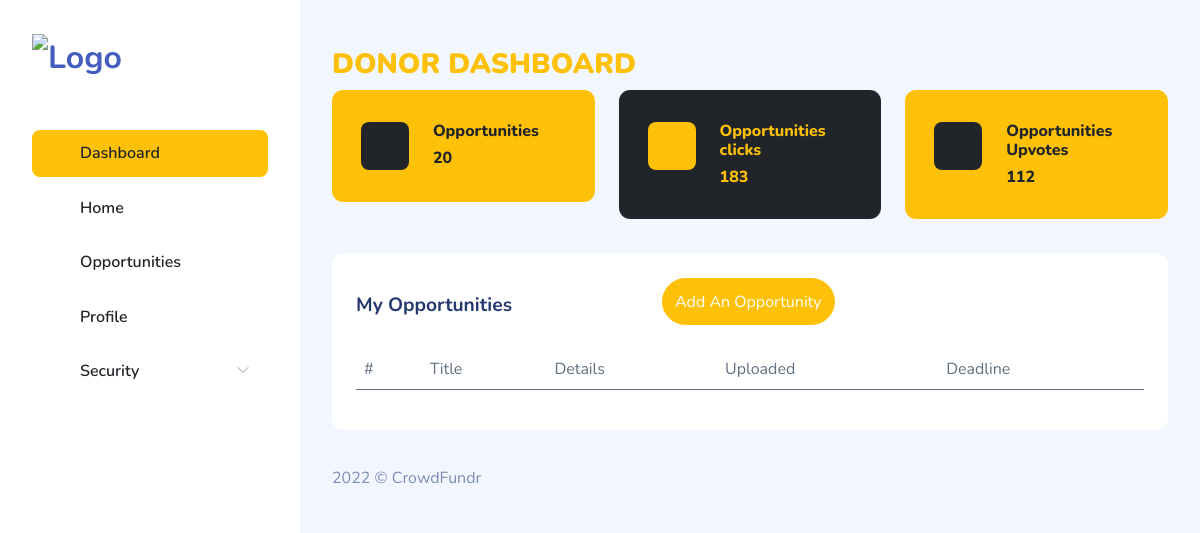
The app's page /donor-dashboard (signed in), older data.
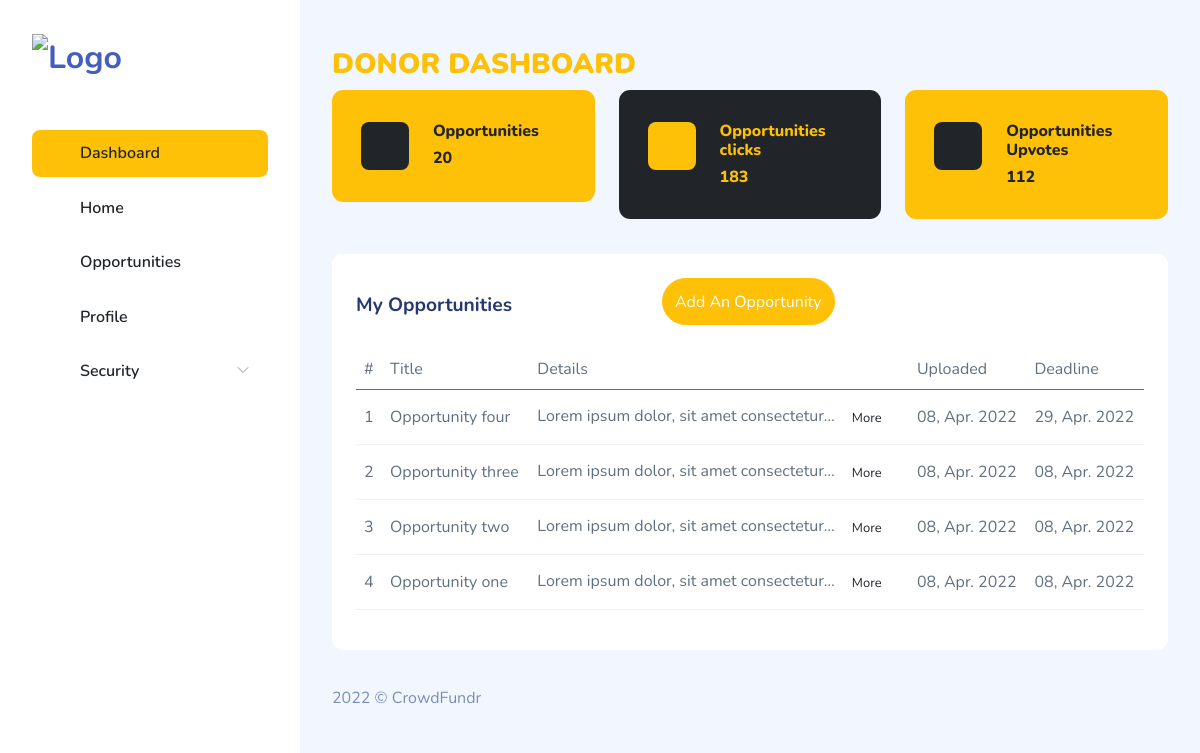
The same page, newer data.
### donors/models.py (models this page shows, shortened)
class Opportunity(models.Model):
    user = models.ForeignKey(User, on_delete=models.CASCADE)
    title = models.CharField(max_length=100)
    image = models.FileField(upload_to='opps_images')
    details = models.TextField()
    created_on = models.DateTimeField(default=datetime.now)
    deadline = models.DateTimeField(default=datetime.now)
    class Meta:
        verbose_name_plural = 'Opportunities'

### donors/views.py (the view)
# urls.py: path('donor-dashboard', views.dashboard, name="donor" ),
def dashboard(request):
    opps = Opportunity.objects.filter(user=request.user).order_by('-id')
    context = {
        'opps':opps
    }
    return render(request, 'donors/donor.html',context)

### templates/donors/donor.html (shortened to what the changed rows need)
{% extends 'donors/config.html' %}
{% load static %}
{% block contents %}
<body>
    <div id="app">
        <div id="main">
            <div class="page-heading">
            <div class="page-content">
                <section class="row">
                    <div class="col-12 col-lg-12">
                        <div class="row">
                            <div class="col-12 col-lg-12">
                                <div class="card">
                                    <div class="card-body">
                                        <table style="overflow-x: auto;" class="table table-responsive " >
                                            <thead>
                                                <tr>
                                                    <td>#</td>
                                                    <td>Title</td>
                                                    <td>Details</td>
                                                    <td>Uploaded</td>
                                                    <td>Deadline</td>
                                                </tr>
                                            </thead>
                                            <tbody>
                                                {% for data in opps %}
                                                    <tr>
                                                        <td>
                                                            {{forloop.counter}}
                                                        </td>
                                                        <td>
                                                            {{data.title}}
                                                        </td>
                                                        <td>
                                                            {{data.details|truncatechars:40}}
                                                            <a class="btn" data-toggle="modal" data-target="#staticBackdrop{{data.id}}">
                                                                <span class="text-dark font-weight-bold"  style="font-size: 13px;">
                                                                   More
                                                                </span>
                                                            </a>
                                                        </td>
                                                        <td>
                                                            {{data.created_on|date:"d, M. Y" }}
                                                        </td>
                                                        <td>
                                                            {{ data.deadline|date:"d, M. Y" }}
                                                        </td>
                                                    </tr>
                                                {% endfor %}
                                            </tbody>
                                        </table>
                                    </div>
                                </div>
                            </div>
                        </div>
                    </div>
                </section>
            </div>
{% endblock contents %}

Row changes from the older to the newer data that the page shows:
added Opportunity: title "Opportunity four", details "Lorem ipsum dolor, sit amet consectetur…", created_on "08, Apr. 2022", deadline "29, Apr. 2022"
added Opportunity: title "Opportunity three", details "Lorem ipsum dolor, sit amet consectetur…", created_on "08, Apr. 2022", deadline "08, Apr. 2022"
added Opportunity: title "Opportunity two", details "Lorem ipsum dolor, sit amet consectetur…", created_on "08, Apr. 2022", deadline "08, Apr. 2022"
added Opportunity: title "Opportunity one", details "Lorem ipsum dolor, sit amet consectetur…", created_on "08, Apr. 2022", deadline "08, Apr. 2022"
